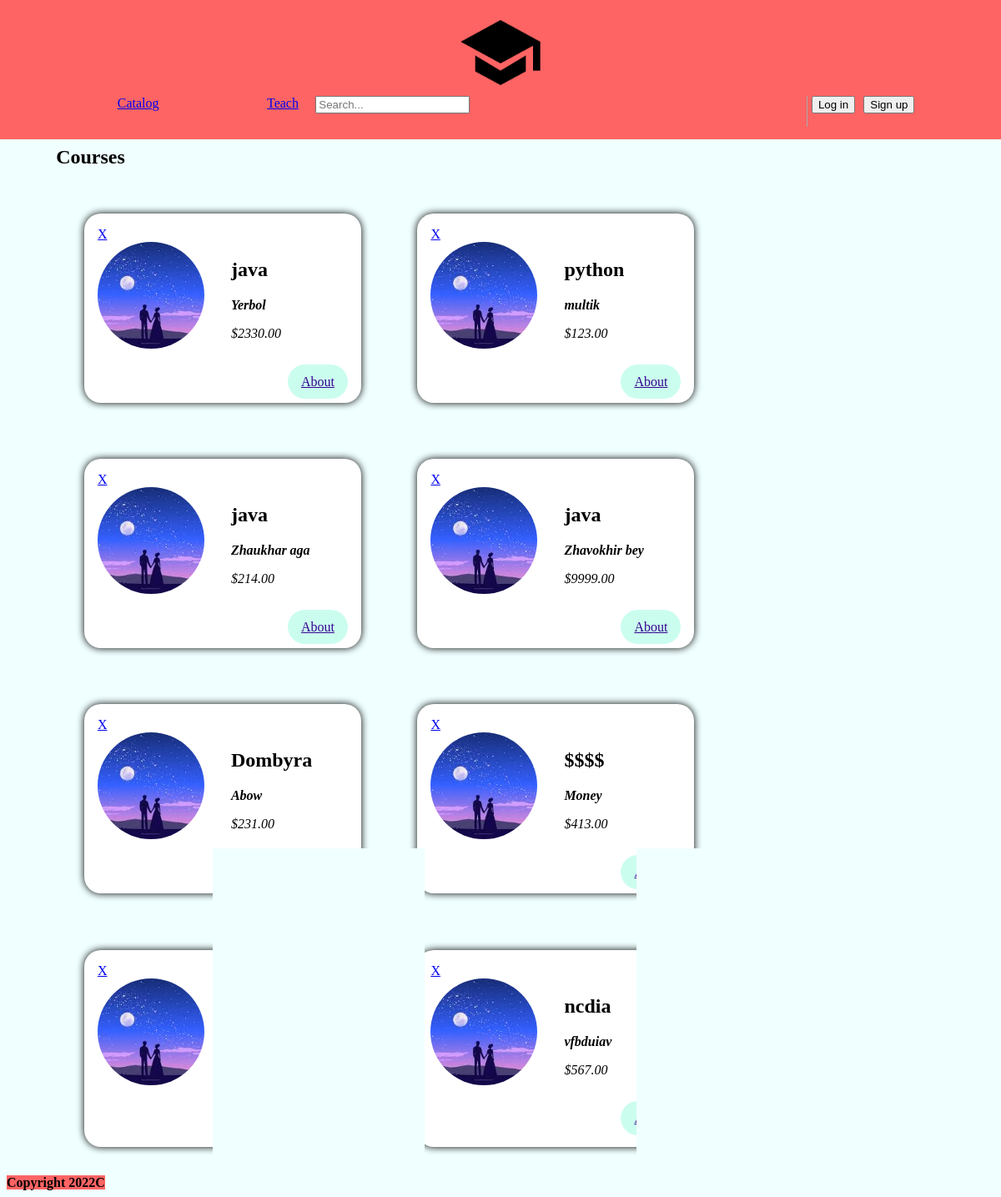
The page / on the database its author committed.
### main/models.py (models this page shows, shortened)
class Course(models.Model):
    coursename = models.CharField(max_length=256, null=False)
    teacher = models.CharField(max_length=32, null=False)
    price = models.DecimalField(max_digits=8, decimal_places=2)

### main/views.py (the view)
# urls.py: path('' , views.course , name = 'course'),
def course(request):
    courses = Course.objects.all()
    return render(request , 'main/Card.html',{
        'courses':courses,
    })

### main/templates/main/Card.html
{% include 'main/header.html' %}
{% load static %}
{% block card %}
     <main>
        <section>
            <h2>Courses</h2>
            <ol>
                {% for course in courses %}
                    <li class="meetup-item">
                        <article>
                            <a href="{% url 'delete'  courseid=course.id %}">X</a>
                            <div class="meetup-summary">
                                <div class="meetup-image">
                                    <img src="{%static 'main/img.jpeg'%}" , alt="src">
                                </div>
                                <div class="meetup-details">
                                    <h2>{{ course.coursename }}</h2>
                                    <address>
                                        <strong>{{ course.teacher }}</strong>
                                            {% if  course.teacher  == 'Yerbol Baygaraev' %}
                                                <h1>PRICELESS</h1>
                                            {% elif  course.teacher  == 'Bissenbay Dauletbaev' %}
                                                <h1>PRICELESS</h1>
                                            {% elif course.price == 0 %}
                                                <h1>Free</h1>
                                            {% else %}
                                                <p>${{ course.price }}</p>
                                            {% endif %}
                                    </address>
                                </div>
                            </div>
                            <div class="meetup-actions">
                                <a href="{{course.pk}}" class="btn">
                                About
                                </a>
                            </div>
                        </article>
                    </li>
                {% endfor %}
            </ol>
        </section>
    </main>
{% endblock %}
{% include 'main/Footer.html' %}

### main/static/main/test.css (style rules this page uses)
body { background-color: azure; }
section { max-width: 100%; margin-left: 5% ; }
ol { list-style: none; margin: 0; padding: 0; display: flex; flex-wrap: wrap; }
.meetup-item { margin: 3%; background-color: white; box-shadow: 0 0 10px black; padding: 1em; color: black; border-radius: 20px; min-width: 300px; }
.meetup-summary { display: flex; align-items: flex-start; }
.meetup-image { margin-right: 2rem; }
.meetup-image img { width: 8rem; height: 8rem; object-fit: cover; border-radius: 50%; }
.meetup-details address { font-style: italic; }
.meetup-actions { margin-top: 1.5rem; text-align: right; }
.meetup-actions .btn { background-color: #cbfdef; border-color: #cb82fb; color: #350490; padding: 0.75rem 1rem; border-radius: 100px; }

### main/static/main/header.css (style rules this page uses)
a { margin-top: 10px; }
li { margin-top: 0; margin-left: 11%; }

### rows shown on the page
Course: coursename "java", teacher "Yerbol", price "2330.00"
Course: coursename "python", teacher "multik", price "123.00"
Course: coursename "java", teacher "Zhaukhar aga", price "214.00"
Course: coursename "java", teacher "Zhavokhir bey", price "9999.00"
Course: coursename "Dombyra", teacher "Abow", price "231.00"
Course: coursename "$$$$", teacher "Money", price "413.00"
Course: coursename "ncdia", teacher "vfbduiav", price "567.00"
